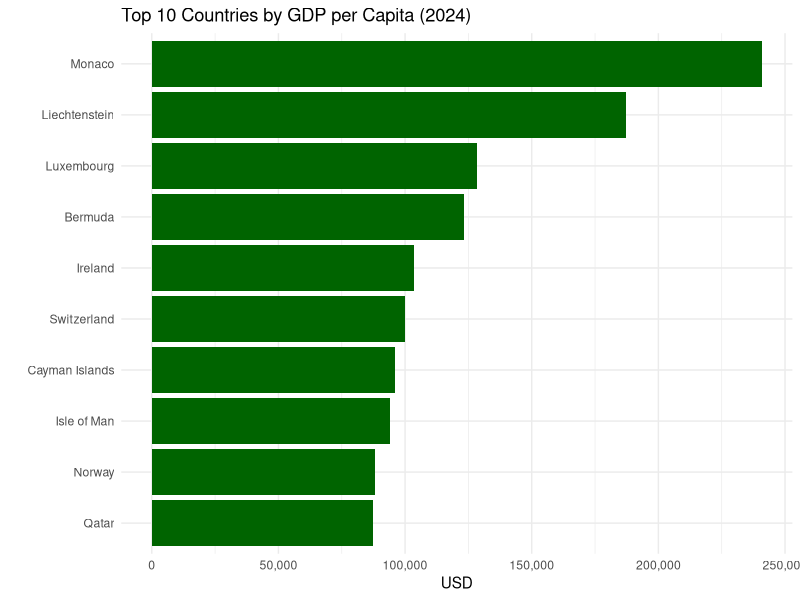
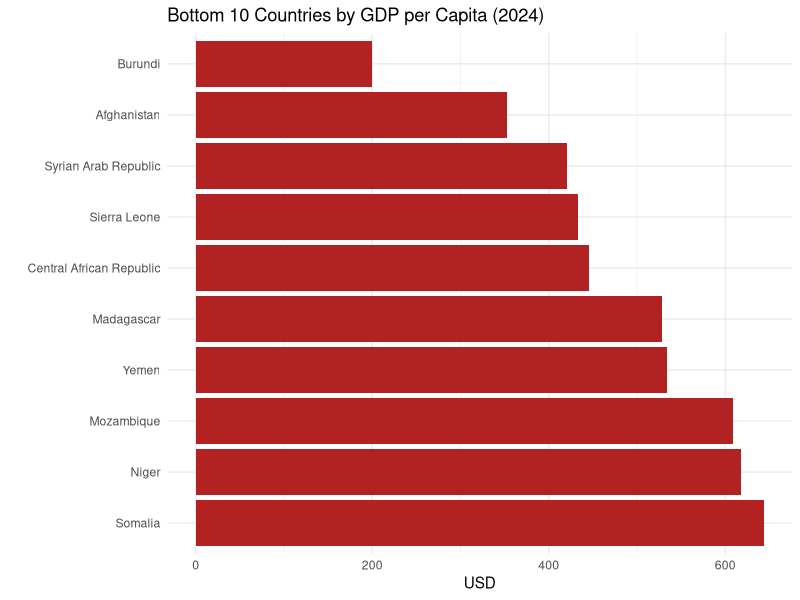
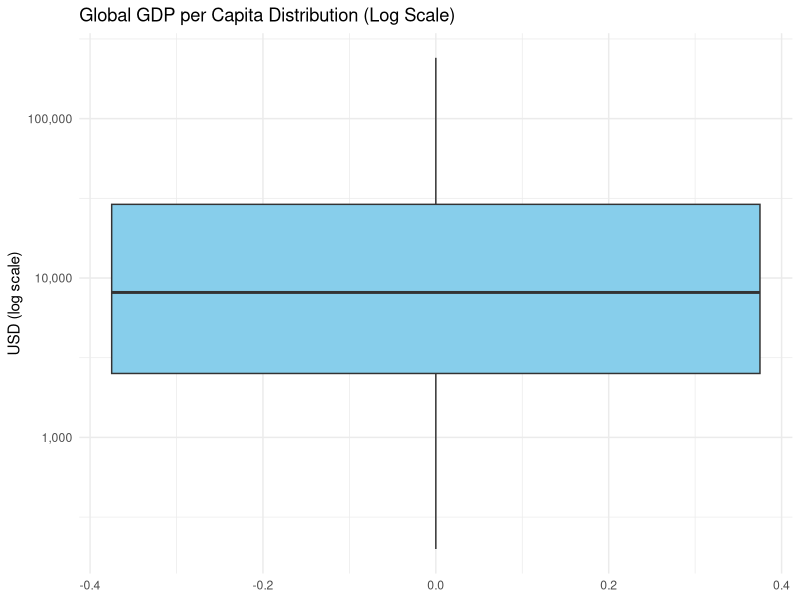

Write R code to recreate these figures, in order.
## ---- chunk 1
library(tidyverse)
library(knitr)
library(scales)
## ---- chunk 2
gdp <- read_csv("gdp_2024.csv") %>%
  select(country, obs_value) %>%
  rename(gdp_per_capita = obs_value) %>%
  arrange(desc(gdp_per_capita))
## ---- chunk 3
top_10 <- gdp %>% slice_max(gdp_per_capita, n = 10)

ggplot(top_10, aes(x = reorder(country, gdp_per_capita), y = gdp_per_capita)) +
  geom_col(fill = "darkgreen") +
  coord_flip() +
  labs(title = "Top 10 Countries by GDP per Capita (2024)",
       x = "", y = "USD") +
  scale_y_continuous(labels = comma) +
  theme_minimal()
## ---- chunk 4
bottom_10 <- gdp %>% slice_min(gdp_per_capita, n = 10)

ggplot(bottom_10, aes(x = reorder(country, -gdp_per_capita), y = gdp_per_capita)) +
  geom_col(fill = "firebrick") +
  coord_flip() +
  labs(title = "Bottom 10 Countries by GDP per Capita (2024)",
       x = "", y = "USD") +
  scale_y_continuous(labels = comma) +
  theme_minimal()
## ---- chunk 5
ggplot(gdp, aes(y = gdp_per_capita)) +
  geom_boxplot(fill = "skyblue") +
  scale_y_log10(labels = comma) +
  labs(title = "Global GDP per Capita Distribution (Log Scale)",
       y = "USD (log scale)") +
  theme_minimal()
